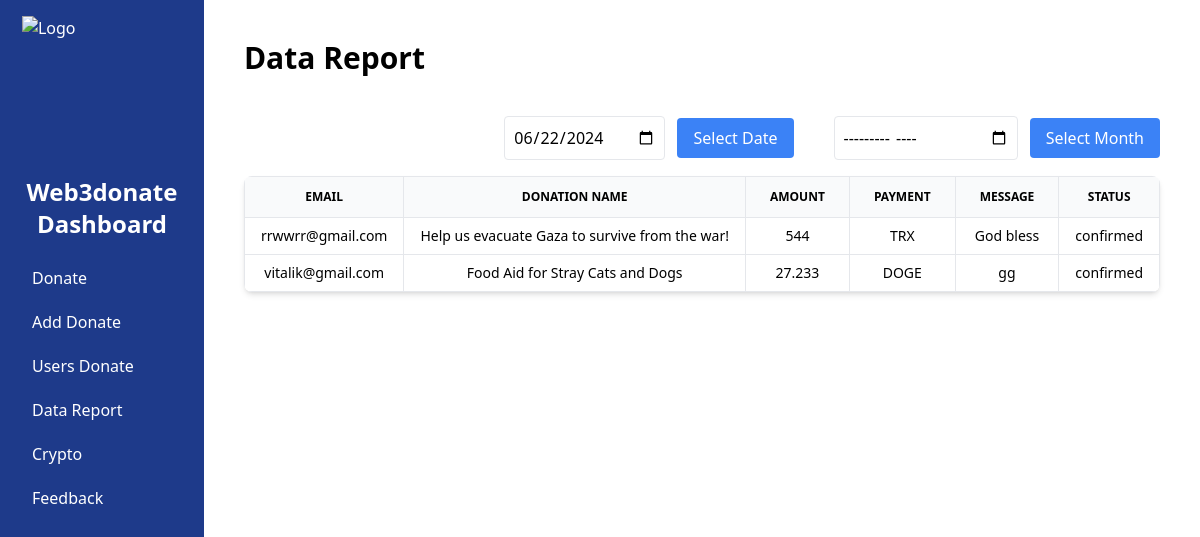
Before: /tb_data.php with the older database file.
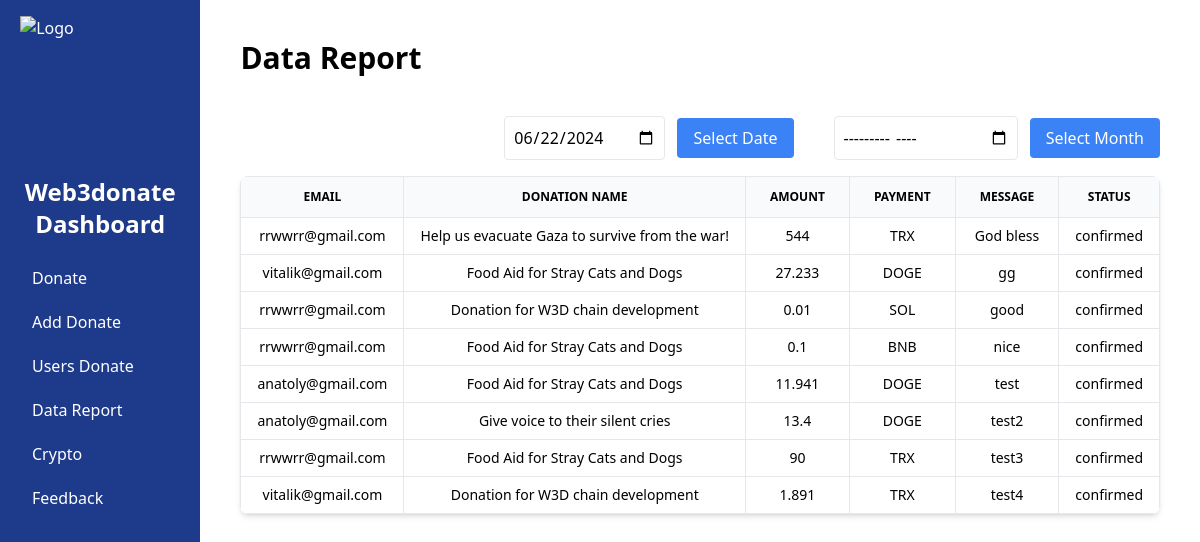
After: the same page with the newer database file.
### tables this page shows
CREATE TABLE `payments` (
  `id` int(11) NOT NULL,
  `donate_name` varchar(255) NOT NULL,
  `user_email` varchar(255) NOT NULL,
  `crypto_name` varchar(255) NOT NULL,
  `transaction_proof` varchar(255) NOT NULL,
  `message` text DEFAULT NULL,
  `STATUS` varchar(50) DEFAULT 'pending',
  `created_at` timestamp NOT NULL DEFAULT current_timestamp(),
  `Amount` float DEFAULT NULL
);

### fetch_payment.php (called while the page is built, shortened)
<?php
require 'koneksi_payment.php';
$query_sql = "SELECT * FROM payments WHERE STATUS = 'confirmed'";
$result = mysqli_query($conn_payment, $query_sql);
$payment_data = [];
if ($result) {
    while ($row = mysqli_fetch_assoc($result)) {
        $payment_data[] = $row;
    }
}
return $payment_data;
?>

### tb_data.php (the view, shortened to what this page needs)
<!DOCTYPE html>
<html lang="en">
<head>
    <link rel="stylesheet" href="css/style.css">
</head>
<body class="flex h-screen">
    <div class="w-64 bg-blue-900 text-white p-4">
        <img src="img/logo.png" class="w-40 h-40 mx-auto" alt="Logo">
        <h2 class="text-2xl font-semibold mb-4 text-center">Web3donate Dashboard</h2>
        <nav>
            <a href="tb_donate.php" class="block py-2.5 px-4 rounded hover:bg-blue-700">Donate</a>
            <a href="tb_add_donate.php" class="block py-2.5 px-4 rounded hover:bg-blue-700">Add Donate</a>
            <a href="tb_user.php" class="block py-2.5 px-4 rounded hover:bg-blue-700">Users Donate</a>
            <a href="tb_data.php" class="block py-2.5 px-4 rounded hover:bg-blue-700">Data Report</a>
            <a href="tb_crypto.php" class="block py-2.5 px-4 rounded hover:bg-blue-700">Crypto</a>
            <a href="tb_feedback.php" class="block py-2.5 px-4 rounded hover:bg-blue-700">Feedback</a>
        </nav>
    </div>
    <div class="flex-1 p-10">
        <h1 class="text-3xl font-bold mb-10">Data Report</h1>
        <div class="flex justify-end mb-4">
            <form id="date_form" action="" method="get">
                <input type="date" id="date_selected_date" name="selected_date" class="border p-2 rounded" value="<?php echo htmlspecialchars($_GET['selected_date'] ?? date('Y-m-d')); ?>">
                <button type="button" class="bg-blue-500 text-white px-4 py-2 rounded ml-2 mr-10" onclick="setDateRange()">Select Date</button>
            </form>
            <form id="date_form" action="" method="get">
                <input type="month" id="month_selected_date" name="selected_month" class="border p-2 rounded" value="<?php echo htmlspecialchars($_GET['selected_month'] ?? date('Y-m-d')); ?>">
                <button type="button" class="bg-blue-500 text-white px-4 py-2 rounded ml-2" onclick="setMonthRange()">Select Month</button>
            </form>
        </div>
        <div class="relative overflow-x-auto shadow-md sm:rounded-lg">
            <table class="w-full min-w-max text-sm text-left text-black-500 border">
                <thead class="text-center text-xs text-black-700 uppercase bg-gray-50 border">
                    <tr>
                        <th scope="col" class="px-6 py-3 border">Email</th>
                        <th scope="col" class="px-6 py-3 border">Donation Name</th>
                        <th scope="col" class="px-6 py-3 border">Amount</th>
                        <th scope="col" class="px-6 py-3 border">Payment</th>
                        <th scope="col" class="px-6 py-3 border">Message</th>
                        <th scope="col" class="px-6 py-3 border">Status</th>
                    </tr>
                </thead>
                <tbody>
                    <?php
                    require 'fetch_payment.php';
                    foreach ($payment_data as $row) {
                        ?>
                        <tr class="text-center border">
                            <td class="border px-4 py-2"><?php echo htmlspecialchars($row['user_email']); ?></td>
                            <td class="border px-4 py-2"><?php echo htmlspecialchars($row['donate_name']); ?></td>
                            <td class="border px-4 py-2"><?php echo htmlspecialchars($row['Amount']); ?></td>
                            <td class="border px-4 py-2"><?php echo htmlspecialchars($row['crypto_name']); ?></td>
                            <td class="border px-4 py-2"><?php echo htmlspecialchars($row['message']); ?></td>
                            <td class="border px-4 py-2"><?php echo htmlspecialchars($row['STATUS']); ?></td>
                        </tr>
                        <?php
                    }
                    ?>
                </tbody>
            </table>
        </div>
    </div>
</body>
</html>

### css/style.css (style rules this page uses)
html, :host { line-height: 1.5; -webkit-text-size-adjust: 100%; -moz-tab-size: 4; -o-tab-size: 4; tab-size: 4; font-family: ui-sans-serif, system-ui, sans-serif, "Apple Color Emoji", "Segoe UI Emoji", "Segoe UI Symbol", "Noto Color Emoji"; font-feature-settings: normal; font-variation-settings: normal; -webkit-tap-highlight-color: transparent; }
body { margin: 0; line-height: inherit; }
h1, h2, h3, h4, h5, h6 { font-size: inherit; font-weight: inherit; }
a { color: inherit; text-decoration: inherit; }
table { text-indent: 0; border-color: inherit; border-collapse: collapse; }
button, input, optgroup, select, textarea { font-family: inherit; font-feature-settings: inherit; font-variation-settings: inherit; font-size: 100%; font-weight: inherit; line-height: inherit; letter-spacing: inherit; color: inherit; margin: 0; padding: 0; }
button, select { text-transform: none; }
button, input:where([type='button']), input:where([type='reset']), input:where([type='submit']) { -webkit-appearance: button; background-color: transparent; background-image: none; }
blockquote, dl, dd, h1, h2, h3, h4, h5, h6, hr, figure, p, pre { margin: 0; }
input::placeholder, textarea::placeholder { opacity: 1; color: #9ca3af; }
button, [role="button"] { cursor: pointer; }
img, svg, video, canvas, audio, iframe, embed, object { display: block; vertical-align: middle; }
img, video { max-width: 100%; height: auto; }
.relative { position: relative; }
.mx-auto { margin-left: auto; margin-right: auto; }
.mb-10 { margin-bottom: 2.5rem; }
.mb-4 { margin-bottom: 1rem; }
.ml-2 { margin-left: 0.5rem; }
.mr-10 { margin-right: 2.5rem; }
.block { display: block; }
.flex { display: flex; }
.h-40 { height: 10rem; }
.h-screen { height: 100vh; }
.w-40 { width: 10rem; }
.w-64 { width: 16rem; }
.w-full { width: 100%; }
.min-w-max { min-width: -moz-max-content; min-width: max-content; }
.flex-1 { flex: 1 1 0%; }
.justify-end { justify-content: flex-end; }
.overflow-x-auto { overflow-x: auto; }
.rounded { border-radius: 0.25rem; }
.border { border-width: 1px; }
.bg-blue-500 { --tw-bg-opacity: 1; background-color: rgb(59 130 246 / var(--tw-bg-opacity)); }
.bg-blue-900 { --tw-bg-opacity: 1; background-color: rgb(30 58 138 / var(--tw-bg-opacity)); }
.bg-gray-50 { --tw-bg-opacity: 1; background-color: rgb(249 250 251 / var(--tw-bg-opacity)); }
.p-10 { padding: 2.5rem; }
.p-2 { padding: 0.5rem; }
.p-4 { padding: 1rem; }
.px-4 { padding-left: 1rem; padding-right: 1rem; }
.px-6 { padding-left: 1.5rem; padding-right: 1.5rem; }
.py-2 { padding-top: 0.5rem; padding-bottom: 0.5rem; }
.py-2\.5 { padding-top: 0.625rem; padding-bottom: 0.625rem; }
.py-3 { padding-top: 0.75rem; padding-bottom: 0.75rem; }
.text-left { text-align: left; }
.text-center { text-align: center; }
.text-2xl { font-size: 1.5rem; line-height: 2rem; }
.text-3xl { font-size: 1.875rem; line-height: 2.25rem; }
.text-sm { font-size: 0.875rem; line-height: 1.25rem; }
.text-xs { font-size: 0.75rem; line-height: 1rem; }
.font-bold { font-weight: 700; }
.font-semibold { font-weight: 600; }
.uppercase { text-transform: uppercase; }
.text-white { --tw-text-opacity: 1; color: rgb(255 255 255 / var(--tw-text-opacity)); }
.shadow-md { --tw-shadow: 0 4px 6px -1px rgb(0 0 0 / 0.1), 0 2px 4px -2px rgb(0 0 0 / 0.1); --tw-shadow-colored: 0 4px 6px -1px var(--tw-shadow-color), 0 2px 4px -2px var(--tw-shadow-color); box-shadow: var(--tw-ring-offset-shadow, 0 0 #0000), var(--tw-ring-shadow, 0 0 #0000), var(--tw-shadow); }
@media (min-width: 640px) { .sm\:rounded-lg { border-radius: 0.5rem; } }

Changed rows visible on the page:
added payments: user_email "rrwwrr@gmail.com", donate_name "Donation for W3D chain development", Amount "0.01", crypto_name "SOL", message "good", STATUS "confirmed"
added payments: user_email "rrwwrr@gmail.com", donate_name "Food Aid for Stray Cats and Dogs", Amount "0.1", crypto_name "BNB", message "nice", STATUS "confirmed"
added payments: user_email "anatoly@gmail.com", donate_name "Food Aid for Stray Cats and Dogs", Amount "11.941", crypto_name "DOGE", message "test", STATUS "confirmed"
added payments: user_email "anatoly@gmail.com", donate_name "Give voice to their silent cries", Amount "13.4", crypto_name "DOGE", message "test2", STATUS "confirmed"
added payments: user_email "rrwwrr@gmail.com", donate_name "Food Aid for Stray Cats and Dogs", Amount "90", crypto_name "TRX", message "test3", STATUS "confirmed"
added payments: user_email "vitalik@gmail.com", donate_name "Donation for W3D chain development", Amount "1.891", crypto_name "TRX", message "test4", STATUS "confirmed"
